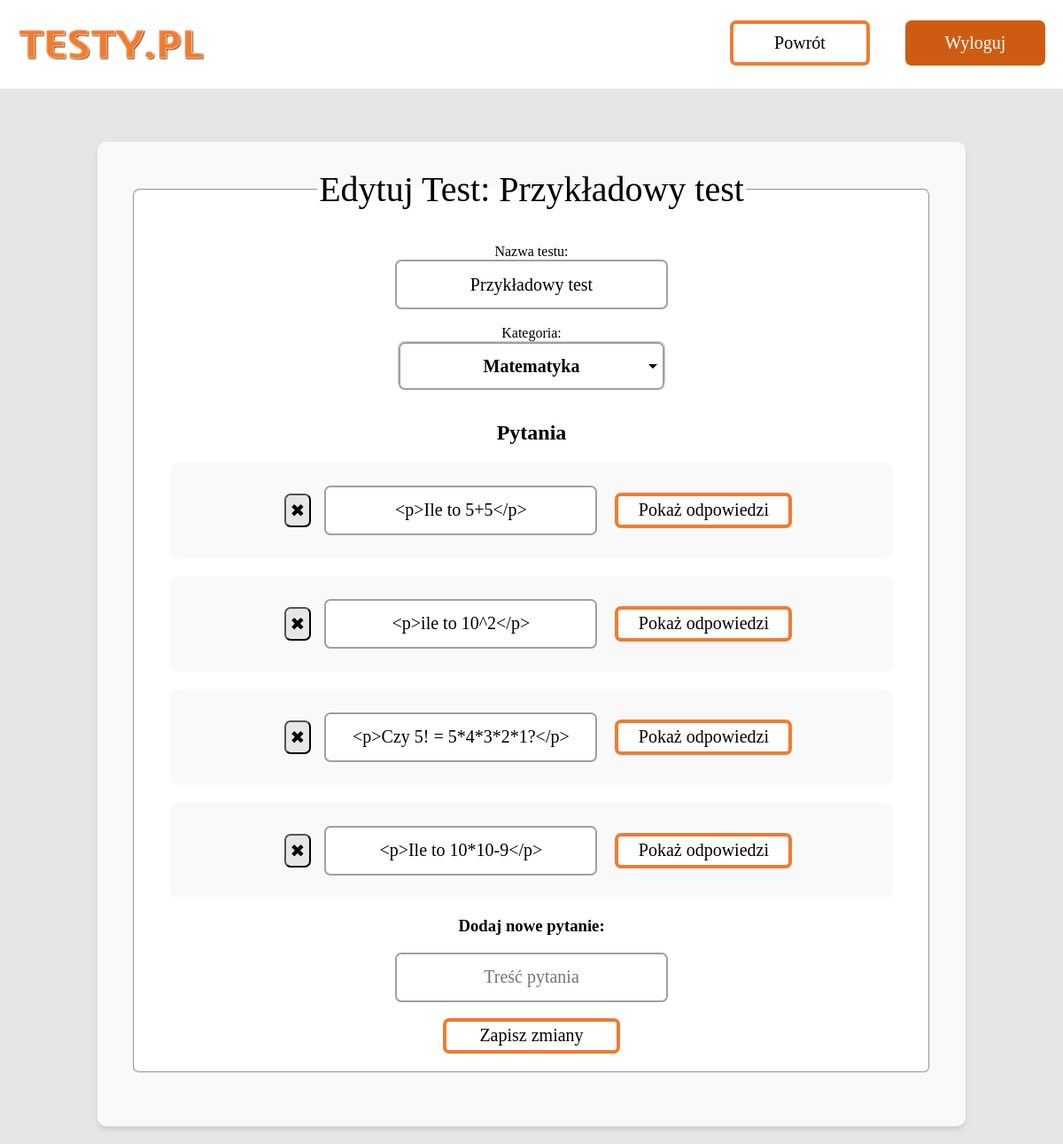
The app's page /edytuj_test.php?test_id=2 (signed in) with its own data.
### tables this page shows
CREATE TABLE `testy` (
  `ID` int(11) NOT NULL,
  `nazwa` varchar(100) NOT NULL,
  `Kategorie_id` int(11) NOT NULL,
  `konta_ID` int(100) NOT NULL,
  `ocena_id` int(11) NOT NULL
);

CREATE TABLE `pytania` (
  `ID` int(11) NOT NULL,
  `testy_id` int(11) NOT NULL,
  `zawartosc` longtext NOT NULL,
  `numer` int(11) NOT NULL
);

### edytuj_test.php (the view, shortened to what this page needs)
<?php
$host = 'localhost';
$db_user = 'root';
$db_password = '';
$db_name = 'projekt';
$conn = new mysqli($host, $db_user, $db_password, $db_name);
$test_id = (int)$_GET['test_id'];
$sql_test = "SELECT * FROM testy WHERE ID = ?";
$stmt = $conn->prepare($sql_test);
$stmt->bind_param("i", $test_id);
$stmt->execute();
$test = $stmt->get_result()->fetch_assoc();
$sql_questions = "SELECT * FROM pytania WHERE testy_id = ?";
$stmt_questions = $conn->prepare($sql_questions);
$stmt_questions->bind_param("i", $test_id);
$stmt_questions->execute();
$questions = $stmt_questions->get_result();
?>
<!DOCTYPE html>
<html lang="pl">
<head>
    <link rel="stylesheet" href="css/index.css">
    <link rel="stylesheet" href="css/hamburger.css">
</head>
<body>
<div id="strona">
    <div id="head">
        <a href="index.php"><img src="img/logo.png" id="img_logo" alt="TESTY.PL"></a>
        <nav class="nav-container">
            <ul id="menu">
                <li class="menu"><a href="testy.php" id="head_zal" style="text-decoration:none">Powrót</a></li>
                <li class="menu"><a href="wylogowano.php" id="head_stw" style="text-decoration:none">Wyloguj</a></li>
            </ul>
        </nav>
    </div>
    <div id="main">
    <div id="main3">
        <form action="zapisz_wszystko.php" method="post">
			<fieldset id="rej_tab">
        <legend id="rej_leg">Edytuj Test: <?php echo htmlspecialchars($test['nazwa']); ?></legend>
			<br>
            <label for="nazwa">Nazwa testu:</label><br>
            <input type="text" id="nazwa" name="test[nazwa]" class="text" value="<?php echo htmlspecialchars($test['nazwa']); ?>">
            <br><br>
            <label for="kategoria">Kategoria:</label><br>
            <br><br>
            <h2>Pytania</h2>
            <?php while ($question = $questions->fetch_assoc()): ?>
                <div class="pytania" style="margin-bottom: 20px; padding: 20px; background-color: #f9f9f9; border-radius: 10px;">
                    <div class="pytanie" style="display: flex; align-items: center;">
                        <button type="button" class="delete-question odp_usun" data-id="<?php echo $question['ID']; ?>">✖</button>
                        <input type="text" name="questions[<?php echo $question['ID']; ?>][zawartosc]" class="text" value="<?php echo htmlspecialchars($question['zawartosc']); ?>" required>
                        <button type="button" class="toggle-answers btn" style="margin-left: 20px;" data-id="<?php echo $question['ID']; ?>">Pokaż odpowiedzi</button>
                    </div>
                </div>
            <?php endwhile; ?>
            <h3>Dodaj nowe pytanie:</h3>
            <div class="new-question">
                <input type="text" name="new_questions[zawartosc][]" class="text" placeholder="Treść pytania">
            </div>
			<br>
            <button type="submit" class="btn">Zapisz zmiany</button>
			</fieldset>
        </form>
    </div>
</div>
</div>
</body>
</html>

### css/index.css (style rules this page uses)
body { background-color:rgb(230,230,230); margin:0px; }
* { font-family:calibri; }
.menu { font-size: 20px; text-align: center; margin-top: 38px; padding-left: 20px; padding-right: 20px; float:left; z-index:4; }
#head_zal { border: 4px solid rgb(237,125,49); border-radius:7px; background-color:white; padding:10px; text-align:center; width:130px; font-size: min(max(16px, 4vw), 20px); display:block; color:black; margin-top:-15px; cursor:pointer; }
#head { text-align:center; width:100%; height:100px; background-color:white; position:fixed; z-index: 3; border-bottom:2px solid; border-color:rgb(230,230,230); }
#main { float:left; clear:both; width:100%; height:100%; padding-top: 60px; margin-top:80px; transition: all 200ms ease-in-out; z-index: 0; }
#head_stw { border: 4px solid rgb(205,92,18); border-radius:7px; background-color:rgb(205,92,18); padding:10px; text-align:center; width:130px; font-size: min(max(16px, 4vw), 20px); display:block; color:white; margin-top:-15px; cursor:pointer; }
.pytanie { margin-left:auto; margin-right:auto; width:fit-content; }
#strona { width:100%; animation: fadeIn 0.5s ease-in-out; overflow:hidden; }
#img_logo { height:35px; max-height:6vw; margin-top:33px; margin-bottom:auto; margin-left:20px; float:left; transition: all 200ms ease-in-out; }
#menu { list-style-type: none; margin: 0; padding: 0; overflow: hidden; text-align:center; }
#main3 { background-color: #f9f9f9; padding: 30px 40px; margin: 20px auto; border-radius: 10px; box-shadow: 0 4px 6px rgba(0, 0, 0, 0.1); max-width: 900px; text-align: center; }
.odp_usun { border-radius:7px; color:black; background-color:rgb(230,230,230); padding:5px; text-align:center; font-size:20px; color:black; display:inline-block; margin:15px; cursor:pointer; }
#rej_leg { font-size:40px; }
#rej_tab { text-align:center; margin:0 auto 30px auto; padding: 20px 40px; background-color:white; border-radius:7px; }
.btn { width:200px; height:40px; color:black; text-align:center; border: 4px solid rgb(237,125,49); background-color:white; border-radius:7px; font-size:20px; cursor:pointer; }
.text { width:300px; height:50px; text-align:center; border: 2px solid rgb(160,160,160); background-color:white; border-radius:7px; font-size:20px; color:black; }

### css/hamburger.css (style rules this page uses)
.nav-container { max-width: 1000px; margin: 0 auto; }
nav { float: right; }
nav ul { list-style: none; margin: 0; padding: 0; }
nav ul li { float: left; position: relative; }
nav ul li a, nav ul li a:visited { display: block; padding: 10px; }
@media screen and (min-width: 1040px) { #menu { display: block !important; } }

### records on screen
testy: nazwa "Przykładowy test"
pytania: zawartosc "<p>Ile to 5+5</p>"
pytania: zawartosc "<p>ile to 10^2</p>"
pytania: zawartosc "<p>Czy 5! = 5*4*3*2*1?</p>"
pytania: zawartosc "<p>Ile to 10*10-9</p>"
